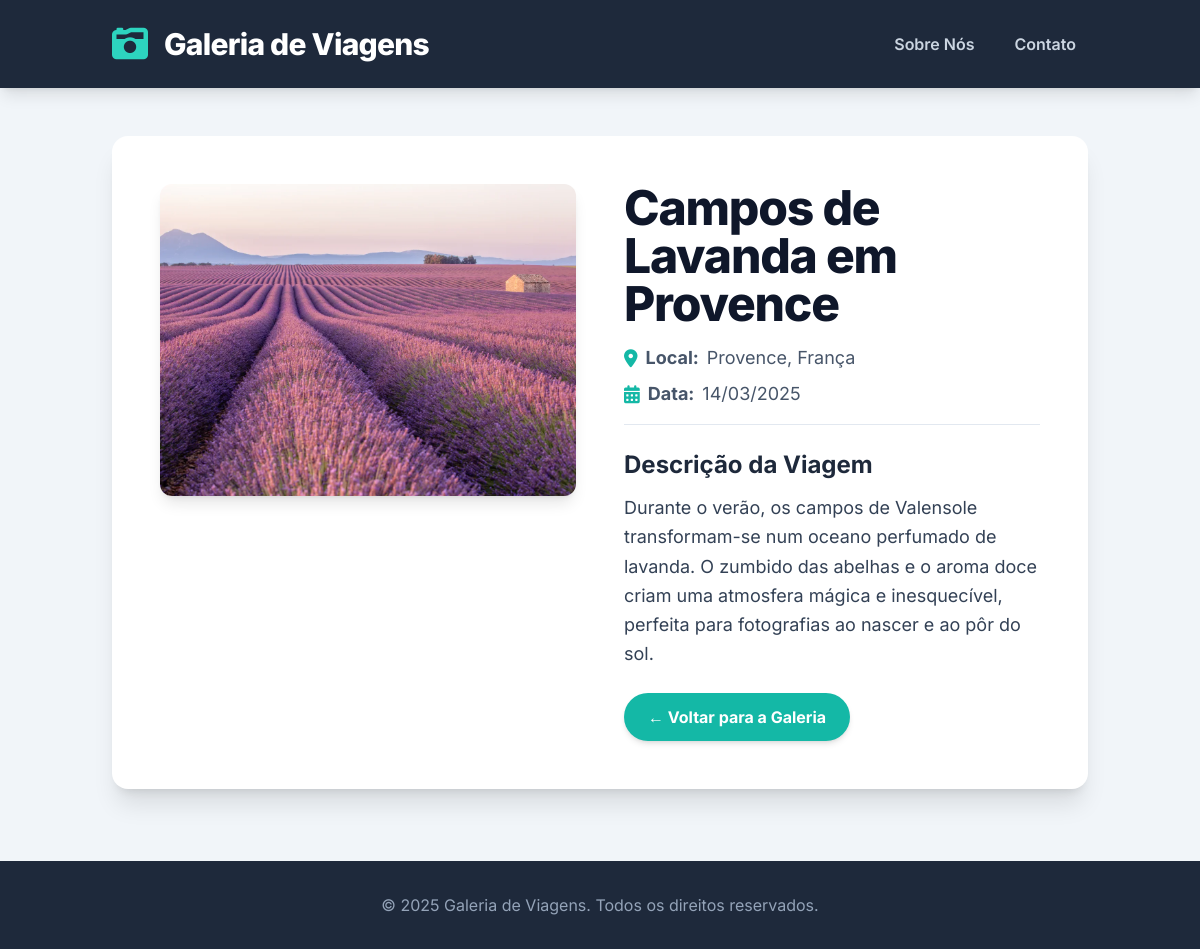
Screenshot of /foto/1/ with the database file from the repository.
### fotos/models.py (models this page shows, shortened)
class Foto(models.Model):
    titulo = models.CharField(max_length=150, null=False, blank=False)
    local = models.CharField(max_length=100, null=False, blank=False)
    continente = models.CharField(max_length=30, choices=CONTINENTES, default="america-do-sul")
    descricao = models.TextField()
    imagem = models.ImageField(upload_to='fotos/%Y/%m/%d/', blank=True)
    data_viagem = models.DateField(default=date.today)
    publicada = models.BooleanField(default=True)
    destaque = models.BooleanField(default=False, help_text="Marque para que esta foto possa aparecer na página inicial.")
    class Meta:
        verbose_name = 'Foto'
        verbose_name_plural = 'Fotos'
        ordering = ['-data_viagem']

### fotos/views.py (the view)
# urls.py: path('foto/<int:foto_id>/', views.detalhe_foto, name='detalhe_foto'),
def detalhe_foto(request, foto_id):
    foto = get_object_or_404(Foto, pk=foto_id)
    return render(request, 'fotos/detalhe_foto.html', {'foto': foto})

### fotos/templates/fotos/detalhe_foto.html (shortened to what this page needs)
{% extends 'fotos/base.html' %}
{% block content %}
<div class="bg-white rounded-2xl shadow-xl p-8 lg:p-12">
    <div class="flex flex-col md:flex-row gap-8 lg:gap-12">
        {% if foto.imagem %}
            <div class="md:w-1/2">
                <img src="{{ foto.imagem.url }}" alt="{{ foto.titulo }}" class="w-full h-auto object-cover rounded-xl shadow-lg">
            </div>
        {% endif %}
        <div class="md:w-1/2 flex flex-col">
            <h2 class="text-5xl font-extrabold text-slate-900 mb-4 tracking-tight">{{ foto.titulo }}</h2>
            <div class="mb-6 border-b border-slate-200 pb-4 flex flex-wrap gap-x-6 gap-y-2">
                <p class="text-slate-600 text-lg flex items-center gap-2">
                    <i class="fas fa-map-marker-alt text-teal-500"></i>
                    <strong>Local:</strong> {{ foto.local }}
                </p>
                <p class="text-slate-600 text-lg flex items-center gap-2">
                    <i class="fas fa-calendar-alt text-teal-500"></i>
                    <strong>Data:</strong> {{ foto.data_viagem|date:"d/m/Y" }}
                </p>
            </div>
            <h3 class="text-2xl font-bold text-slate-800 mb-3">Descrição da Viagem</h3>
            <p class="text-slate-700 text-lg leading-relaxed mb-6">{{ foto.descricao }}</p>
            <div class="mt-auto text-left">
                <a href="{% url 'index' %}" class="inline-block bg-teal-500 hover:bg-teal-600 text-white font-bold py-3 px-6 rounded-full transition-all duration-300 shadow-md hover:shadow-lg">&larr; Voltar para a Galeria</a>
            </div>
        </div>
    </div>
</div>
{% endblock %}

### fotos/templates/fotos/base.html (style rules this page uses)
body { font-family: 'Inter', sans-serif; }

### rows the page displays
Foto: imagem (picture), titulo "Campos de Lavanda em Provence", local "Provence, França", data_viagem "14/03/2025", descricao "Durante o verão, os campos de Valensole transformam-se num oceano perfumado de lavanda. O zumbido das abelhas e o aroma doce criam uma atmosfera mágica e inesquecível, perfeita para fotografias ao nascer e ao pôr do sol."
